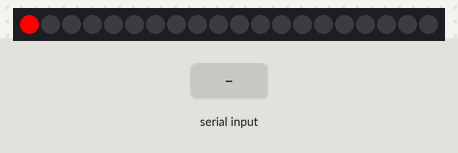
Bench run of a sketch on a simulated Arduino Uno, built with avr-gcc and run on an emulated ATmega328P. Shown: 20 RGB LEDs in strip order, left to right. The test bench sets the inputs (shaded band). What the sketch prints to the serial monitor is not drawn.

Above: at 0.01 s.
At 2.0 s:
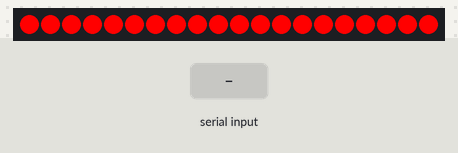
At 6.0 s:
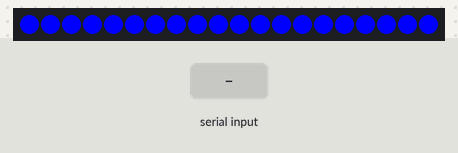

The sketch:

lights_driver.ino
```cpp
// (licence header left out)
#include "Adafruit_WS2801.h"
#include "SPI.h" // Comment out this line if using Trinket or Gemma
#include <SoftwareSerial.h>

uint8_t dataPin  = 11;    // Green wire
uint8_t clockPin = 13;    // Blue wire

// Red wire goes to +5 regulated output
// Yellow wire goes to GND on regulated output
// Make sure to tie Arduino and regulated power together.

Adafruit_WS2801 strip = Adafruit_WS2801(20);

String inFromEdison;
int led,r,g,b = 0;

SoftwareSerial edison(6,7);

void setup()
{
  Serial.begin(9600);
  edison.begin(9600);

  strip.begin();

  // Update LED contents, to start they are all 'off'
  strip.show();

  colorWipe(Color(255, 0, 0), 100);  // init all colors to make sure they are working
  colorWipe(Color(0, 255, 0), 100);
  colorWipe(Color(0, 0, 255), 100);

  colorWipe(0,75);   // clear all LEDs within 75ms
}


void loop()
{
  if (edison.available())
  {
    led = edison.parseInt();

    r = edison.parseInt();
    g = edison.parseInt();
    b = edison.parseInt();

    edison.readStringUntil('\n');  // ignore up to newline.

    Serial.print("LED [");
    Serial.print(led, DEC);
    Serial.print("] ");

    Serial.print(r, DEC);
    Serial.print(",");

    Serial.print(g, DEC);
    Serial.print(",");

    Serial.print(b, DEC);
    Serial.println();

    if (led == -2)
    {
      strip.show();
    }

    if (led == -1)
    {
      colorSetAll(Color(r,g,b));
    }

    if (led >= 0)
    {
      strip.setPixelColor(led, Color(r,g,b));
    }

  }
}

void colorWipe(uint32_t c, uint8_t wait)
{
  int i;

  for (i=0; i < strip.numPixels(); i++)
  {
      strip.setPixelColor(i, c);
      strip.show();
      delay(wait);
  }
}

void colorSetAll(uint32_t c)
{
  int i;

  for (i=0; i < strip.numPixels(); i++)
  {
      strip.setPixelColor(i, c);
  }
}

uint32_t Color(byte r, byte g, byte b)
{
  uint32_t c;
  c = r;
  c <<= 8;
  c |= g;
  c <<= 8;
  c |= b;
  return c;
}
```
